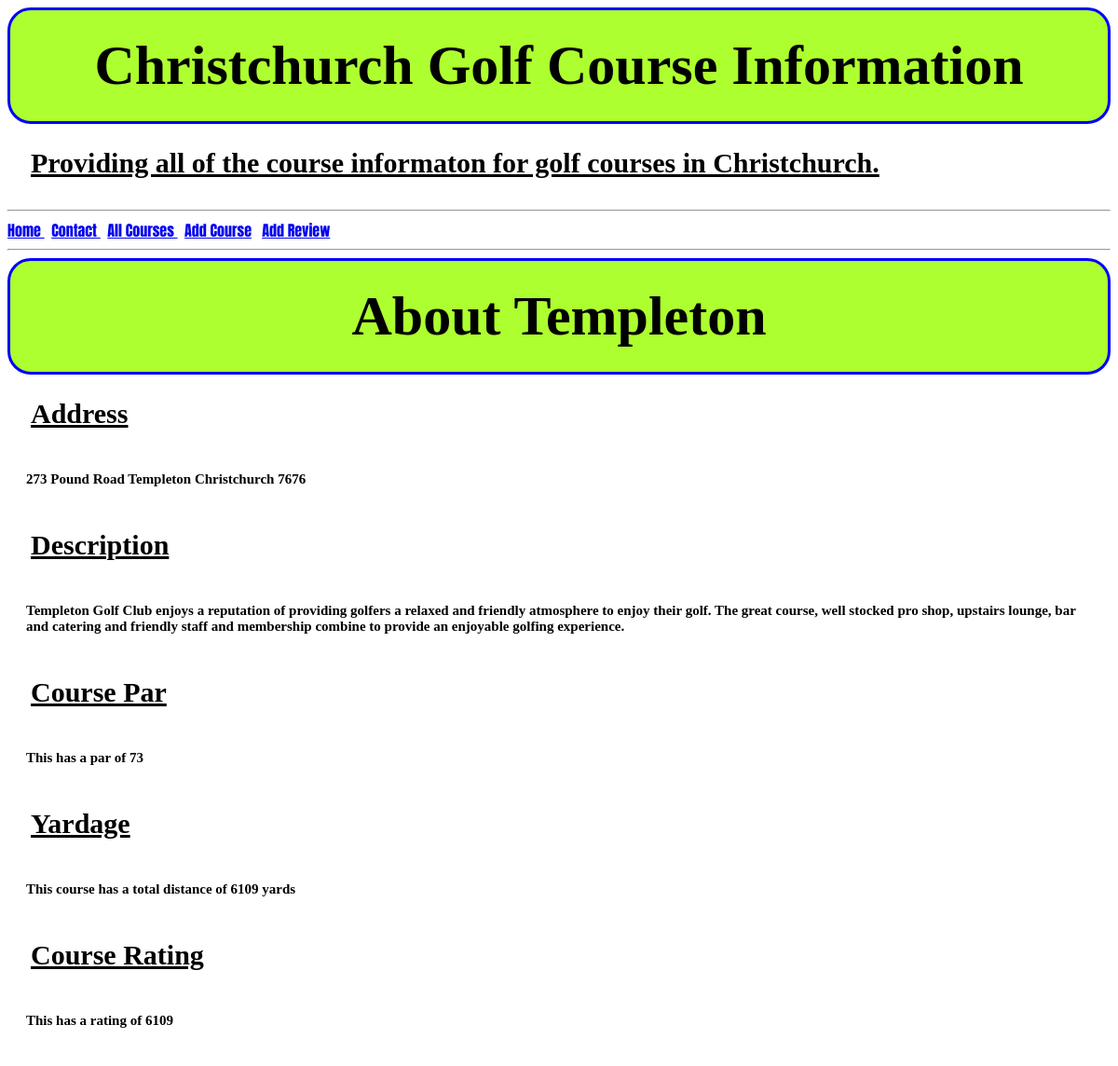
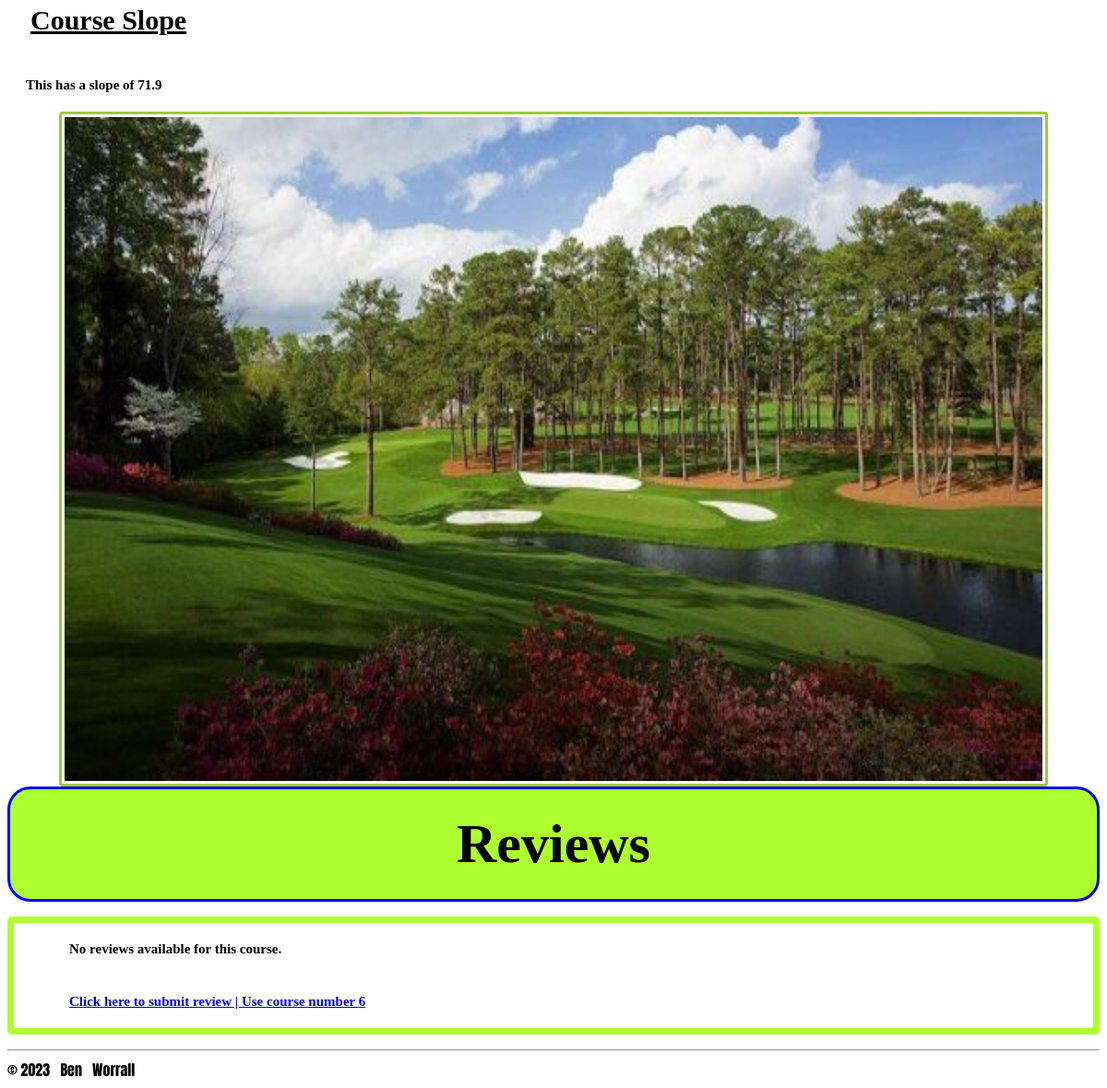
Page /golf/6 on the committed database (2 pictures, top to bottom).
### tables this page shows
CREATE TABLE courses (id INTEGER PRIMARY KEY AUTOINCREMENT, name TEXT, location TEXT, description TEXT, par TEXT, yardage TEXT, rating TEXT, slope TEXT, photo BLOB);

### routs.py (the view)
@app.route('/golf/<int:id>')
def golf(id):
    conn = sqlite3.connect('golfweb.db')  # Connection to the database
    cur = conn.cursor()
    cur.execute('SELECT * FROM Courses WHERE id=?', (id,))  # Executed a SQL query to retrieve data from the courses table for the specified id
    golf = cur.fetchone()
    print(golf)
    cur.execute('SELECT * FROM reviews WHERE course_id=?', (id,))  # Executed a SQL query to retrieve data from reviews table for the spesific course id
    reviews = cur.fetchall()
    return render_template('golf.html', golf=golf, reviews=reviews)

### templates/golf.html (shortened to what this page needs)
{% extends 'layout.html' %}
{% block content%}
<h1>About {{ golf[1] }}</h1>
<h2>Address</h2>
<h4>{{ golf[2] }}</h4>
<h2>Description</h2>
<h4>{{ golf[3] }}</h4>
<h2>Course Par</h2>
<h4>This has a par of {{ golf[4] }}</h4>
<h2>Yardage</h2>
<h4>This course has a total distance of {{ golf[5] }} yards</h4>
<h2>Course Rating</h2>
<h4>This has a rating of {{ golf[5] }}</h4>
<h2>Course Slope</h2>
<h4>This has a slope of {{ golf[6] }}</h4>
<img src='{{ golf[8] }}' class="image2" height="720" width="1060"/>
<h1>Reviews</h2>
{% if reviews %}
    <h2></h2>
{% else %}
    <ol style="border: 7px solid greenyellow; border-radius: 5px;">
    <h4>No reviews available for this course.</h4>
    <h4><a href = "/reviews"> Click here to submit review | Use course number {{golf[0]}}</a></h4>
    </ol>
{% endif %}
{% endblock %}

### static/css/style.css (style rules this page uses)
html { font-family: 'Anton', sans-serif; }
h1 { font-family: Georgia, 'Times New Roman', Times, serif; font-size: 60px; text-align: center; padding: 25px; margin: 0; border: 3px solid blue; border-radius: 25px; background-color: greenyellow; }
h2 { font-family: Georgia, 'Times New Roman', Times, serif; font-size: 30px; text-align: left; padding: 25px; text-decoration: underline; margin: 0; }
h4 { font-family: Georgia, 'Times New Roman', Times, serif; font-size: 15px; text-align: left; padding: 20px; margin: 0; }
.image2 { border: 3px solid yellowgreen; border-radius: 4px; padding: 3px; display: block; margin-left: auto; margin-right: auto; }

### rows in the picture
courses: name "Templeton", location "273 Pound Road Templeton Christchurch 7676", description "Templeton Golf Club enjoys a reputation of providing golfers a relaxed and friendly atmosphere to enjoy their golf. The great course, well stocked pro shop, upstairs lounge, bar and catering and friendly staff and membership combine to provide an enjoyable golfing experience.", par "73", yardage "6109", rating "71.9", photo (picture), id "6"
